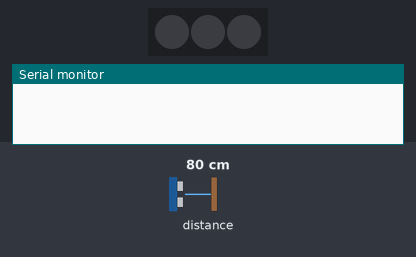
The sketch below on a simulated ESP32. Parts: 3 RGB LEDs in strip order, left to right, the last lines printed to the serial monitor. The inputs (shaded band) are chosen by the test bench; at power-on: distance to the obstacle 80 cm. Dim RGB values are drawn brighter than linear.

Above: at 0.1 s.
At 4.3 s:
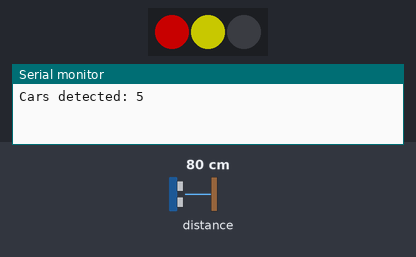
At 6.3 s:
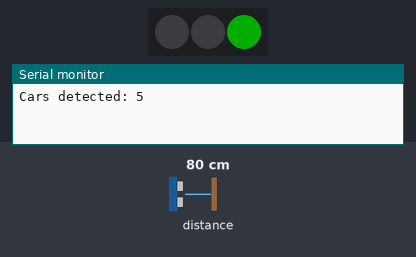
At 19.3 s:
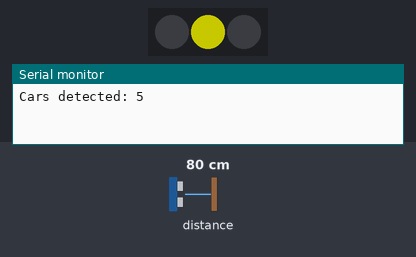
Timing chart, 0 to 20.8 s (numbered marks = the images above):
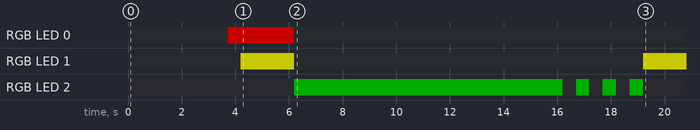

The sketch:

svetofor.ino
```cpp
#include <FastLED.h>
#include <Wire.h>
#define LED_PIN     5       // Пин подключения светодиодной ленты
#define NUM_LEDS    3       // Количество светодиодов (красный, жёлтый, зелёный)
#define SENSOR_PIN  34      // Аналоговый пин для датчика MGS-D20

CRGB leds[NUM_LEDS];
#include <VL53L0X.h>
VL53L0X lox;

// Время базового сигнала (в мс)
const int baseRedTime = 5000;
const int baseYellowTime = 2000;
const int baseGreenTime = 5000;

// Порог расстояния для определения машины (настраивается под датчик)
const int distanceThreshold = 50; // примерное значение АЦП для машины

// Максимальное количество машин для регулировки скорости
const int maxCars = 5;

// Время подсчёта машин (в мс)
const unsigned long countInterval = 3000;

// Состояния светофора
enum TrafficState {
  RED,
  RED_YELLOW,
  GREEN,
  GREEN_BLINK,
  YELLOW
};

TrafficState state = RED;

unsigned long stateStartTime = 0;
unsigned long lastCarCheckTime = 0;

int carsDetected = 0;

// Для подсчёта машин
unsigned long carCountStartTime = 0;
int carCountTemp = 0;
bool countingCars = false;

void setup() {
  Serial.begin(115200);
  FastLED.addLeds<WS2812, LED_PIN, GRB>(leds, NUM_LEDS);
  FastLED.setBrightness(100);
  pinMode(SENSOR_PIN, INPUT);
  stateStartTime = millis();
  carCountStartTime = millis();
  countingCars = true;
  Wire.begin();
  lox.init();
  lox.setTimeout(500);
  // параметры для режима высокой точности
  lox.setMeasurementTimingBudget(200000);
}
void setTrafficLightColor(bool red, bool yellow, bool green) {
  leds[0] = red ? CRGB::Red : CRGB::Black;
  leds[1] = yellow ? CRGB::Yellow : CRGB::Black;
  leds[2] = green ? CRGB::Green : CRGB::Black;
  FastLED.show();
}

void loop() {
  unsigned long currentMillis = millis();

  // Подсчёт машин в течение countInterval
  if (countingCars) {
    int sensorValue = lox.readRangeSingleMillimeters();
    if (sensorValue > distanceThreshold) {
      carCountTemp++;
      // Ждём 500 мс, чтобы не считать одну машину несколько раз
      delay(500); // Здесь можно заменить на неблокирующий аналог, но для простоты оставим
    }
    if (currentMillis - carCountStartTime >= countInterval) {
      carsDetected = carCountTemp;
      if (carsDetected > maxCars) carsDetected = maxCars;
      Serial.print("Cars detected: ");
      Serial.println(carsDetected);
      carCountTemp = 0;
      carCountStartTime = currentMillis;
      countingCars = false; // Подсчёт завершён, переходим к работе светофора
      stateStartTime = currentMillis;
    }
    return; // Пока считаем машины, не переключаем свет
  }

  // Рассчитываем время для каждого состояния с учётом количества машин
  int greenTime = baseGreenTime + carsDetected * 1000; // +1 сек на машину
  int redTime = baseRedTime - carsDetected * 800;      // -0.8 сек на машину
  if (redTime < 1000) redTime = 1000;

  switch (state) {
    case RED:
      setTrafficLightColor(true, false, false);
      if (currentMillis - stateStartTime >= (unsigned long)redTime) {
        state = RED_YELLOW;
        stateStartTime = currentMillis;
      }
      break;

    case RED_YELLOW:
      setTrafficLightColor(true, true, false);
      if (currentMillis - stateStartTime >= baseYellowTime) {
        state = GREEN;
        stateStartTime = currentMillis;
      }
      break;

    case GREEN:
      setTrafficLightColor(false, false, true);
      if (currentMillis - stateStartTime >= (unsigned long)greenTime) {
        state = GREEN_BLINK;
        stateStartTime = currentMillis;
      }
      break;

    case GREEN_BLINK: {
      // Мигающий зелёный 3 раза по 500 мс (всего 3000 мс)
      unsigned long elapsed = currentMillis - stateStartTime;
      int blinkCycle = (elapsed / 500) % 2; // 0 или 1
      if (blinkCycle == 0) {
        setTrafficLightColor(false, false, false);
      } else {
        setTrafficLightColor(false, false, true);
      }
      if (elapsed >= 3000) {
        state = YELLOW;
        stateStartTime = currentMillis;
      }
      break;
    }

    case YELLOW:
      setTrafficLightColor(false, true, false);
      if (currentMillis - stateStartTime >= baseYellowTime) {
        // После полного цикла снова считаем машины
        countingCars = true;
        carCountStartTime = currentMillis;
      }
      break;
  }
}
```

Measured:
- by itself, RGB LED 0: off → RGB(100, 0, 0) at 3.7 s, → off 2.5 s later
- by itself, RGB LED 1: off → RGB(100, 100, 0) at 4.2 s, → off 2.0 s later, → RGB(100, 100, 0) 13.0 s later
- by itself, RGB LED 2: off → RGB(0, 50, 0) at 6.2 s, → off 10.0 s later, → RGB(0, 50, 0) 0.50 s later, → off 0.50 s later, … (8 changes in this stretch)
